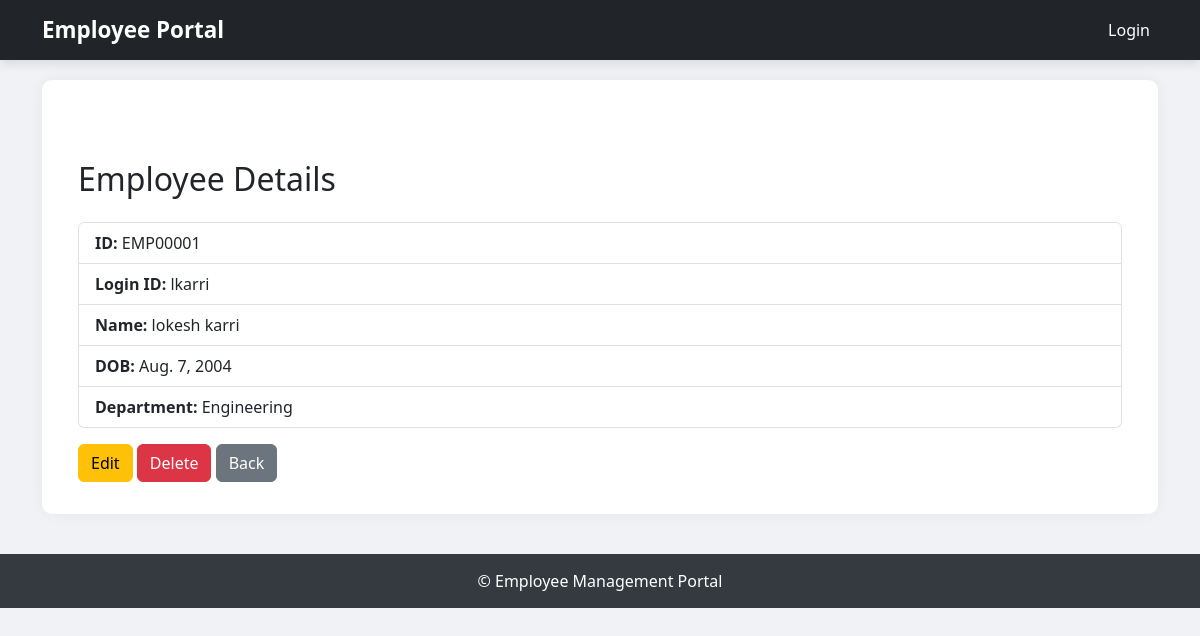
Screenshot of /view/5/ with the database file from the repository.
### employees/models.py (models this page shows, shortened)
class Employee(models.Model):
    employee_id = models.CharField(max_length=10, unique=True, default=generate_employee_id)
    first_name = models.CharField(max_length=50)
    last_name = models.CharField(max_length=50)
    middle_name = models.CharField(max_length=50, blank=True, null=True)
    login_id = models.CharField(max_length=50, unique=True, blank=True)
    date_of_birth = models.DateField()
    department = models.CharField(max_length=20, choices=DEPARTMENTS)
    salary = models.DecimalField(max_digits=10, decimal_places=2)
    permanent_address = models.TextField()
    current_address = models.TextField()
    id_proof = models.FileField(
    upload_to='id_proofs/',
    validators=[FileExtensionValidator(['pdf'])],
    blank=True,
    null=True
)

### employees/views.py (the view)
# urls.py: path('view/<int:pk>/', views.employee_detail, name='employee_detail'),
def employee_detail(request, pk):
    employee = get_object_or_404(Employee, pk=pk)
    return render(request, 'employee_detail.html', {'employee': employee})

### employees/templates/employee_detail.html
{% extends 'base.html' %}
{% block content %}
<div class="container mt-5">
  <h2 class="mb-4">Employee Details</h2>
  <ul class="list-group">
    <li class="list-group-item"><strong>ID:</strong> {{ employee.employee_id }}</li>
    <li class="list-group-item"><strong>Login ID:</strong> {{ employee.login_id }}</li>
    <li class="list-group-item"><strong>Name:</strong> {{ employee.first_name }} {{ employee.last_name }}</li>
    <li class="list-group-item"><strong>DOB:</strong> {{ employee.date_of_birth }}</li>
    <li class="list-group-item"><strong>Department:</strong> {{ employee.department }}</li>
  </ul>
  <div class="mt-3">
    <a href="{% url 'employee_edit' employee.pk %}" class="btn btn-warning">Edit</a>
    <a href="{% url 'employee_delete' employee.pk %}" class="btn btn-danger" onclick="return confirm('Are you sure you want to delete this employee?')">Delete</a>
    <a href="{% url 'employee_search' %}" class="btn btn-secondary">Back</a>
  </div>
</div>
{% endblock %}

### employees/templates/base.html (style rules this page uses)
body { background-color: #f0f2f5; font-family: 'Segoe UI', sans-serif; }

### rows the page displays
Employee: employee_id "EMP00001", login_id "lkarri", first_name "lokesh", last_name "karri", date_of_birth "Aug. 7, 2004", department "Engineering"
